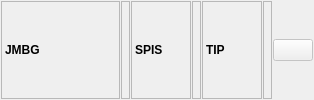
    <widget class="QFrame" name="frame_12">
     <property name="sizePolicy">
      <sizepolicy hsizetype="Preferred" vsizetype="Maximum">
       <horstretch>0</horstretch>
       <verstretch>0</verstretch>
      </sizepolicy>
     </property>
     <property name="frameShape">
      <enum>QFrame::NoFrame</enum>
     </property>
     <property name="frameShadow">
      <enum>QFrame::Raised</enum>
     </property>
     <layout class="QHBoxLayout" name="horizontalLayout_7">
      <property name="spacing">
       <number>1</number>
      </property>
      <property name="leftMargin">
       <number>1</number>
      </property>
      <property name="topMargin">
       <number>1</number>
      </property>
      <property name="rightMargin">
       <number>1</number>
      </property>
      <property name="bottomMargin">
       <number>1</number>
      </property>
      <item>
       <widget class="QLabel" name="lblJMBGTitle">
        <property name="sizePolicy">
         <sizepolicy hsizetype="Maximum" vsizetype="Preferred">
          <horstretch>0</horstretch>
          <verstretch>0</verstretch>
         </sizepolicy>
        </property>
        <property name="minimumSize">
         <size>
          <width>119</width>
          <height>27</height>
         </size>
        </property>
        <property name="maximumSize">
         <size>
          <width>119</width>
          <height>16777215</height>
         </size>
        </property>
        <property name="font">
         <font>
          <weight>75</weight>
          <bold>true</bold>
         </font>
        </property>
        <property name="frameShape">
         <enum>QFrame::StyledPanel</enum>
        </property>
        <property name="text">
         <string>JMBG</string>
        </property>
       </widget>
      </item>
      <item>
       <widget class="QLabel" name="lblJMBG">
        <property name="sizePolicy">
         <sizepolicy hsizetype="Preferred" vsizetype="Preferred">
          <horstretch>0</horstretch>
          <verstretch>0</verstretch>
         </sizepolicy>
        </property>
        <property name="font">
         <font>
          <weight>75</weight>
          <bold>true</bold>
         </font>
        </property>
        <property name="frameShape">
         <enum>QFrame::StyledPanel</enum>
        </property>
        <property name="textInteractionFlags">
         <set>Qt::LinksAccessibleByMouse|Qt::TextSelectableByMouse</set>
        </property>
       </widget>
      </item>
      <item>
       <widget class="QLabel" name="lblOIBTitle">
        <property name="sizePolicy">
         <sizepolicy hsizetype="Maximum" vsizetype="Preferred">
          <horstretch>0</horstretch>
          <verstretch>0</verstretch>
         </sizepolicy>
        </property>
        <property name="minimumSize">
         <size>
          <width>60</width>
          <height>27</height>
         </size>
        </property>
        <property name="maximumSize">
         <size>
          <width>119</width>
          <height>16777215</height>
         </size>
        </property>
        <property name="font">
         <font>
          <weight>75</weight>
          <bold>true</bold>
         </font>
        </property>
        <property name="frameShape">
         <enum>QFrame::StyledPanel</enum>
        </property>
        <property name="text">
         <string>SPIS</string>
        </property>
       </widget>
      </item>
      <item>
       <widget class="QLabel" name="lblOIB">
        <property name="sizePolicy">
         <sizepolicy hsizetype="Preferred" vsizetype="Preferred">
          <horstretch>0</horstretch>
          <verstretch>0</verstretch>
         </sizepolicy>
        </property>
        <property name="font">
         <font>
          <weight>75</weight>
          <bold>true</bold>
         </font>
        </property>
        <property name="frameShape">
         <enum>QFrame::StyledPanel</enum>
        </property>
        <property name="textInteractionFlags">
         <set>Qt::LinksAccessibleByMouse|Qt::TextSelectableByMouse</set>
        </property>
       </widget>
      </item>
      <item>
       <widget class="QLabel" name="lblTipTitle">
        <property name="sizePolicy">
         <sizepolicy hsizetype="Maximum" vsizetype="Preferred">
          <horstretch>0</horstretch>
          <verstretch>0</verstretch>
         </sizepolicy>
        </property>
        <property name="minimumSize">
         <size>
          <width>60</width>
          <height>27</height>
         </size>
        </property>
        <property name="maximumSize">
         <size>
          <width>119</width>
          <height>16777215</height>
         </size>
        </property>
        <property name="font">
         <font>
          <weight>75</weight>
          <bold>true</bold>
         </font>
        </property>
        <property name="frameShape">
         <enum>QFrame::StyledPanel</enum>
        </property>
        <property name="text">
         <string>TIP</string>
        </property>
       </widget>
      </item>
      <item>
       <widget class="QLabel" name="lblTip">
        <property name="sizePolicy">
         <sizepolicy hsizetype="Preferred" vsizetype="Preferred">
          <horstretch>0</horstretch>
          <verstretch>0</verstretch>
         </sizepolicy>
        </property>
        <property name="font">
         <font>
          <weight>75</weight>
          <bold>true</bold>
         </font>
        </property>
        <property name="frameShape">
         <enum>QFrame::StyledPanel</enum>
        </property>
        <property name="textInteractionFlags">
         <set>Qt::LinksAccessibleByMouse|Qt::TextSelectableByMouse</set>
        </property>
       </widget>
      </item>
      <item>
       <widget class="QPushButton" name="btnTipKupca">
        <property name="enabled">
         <bool>false</bool>
        </property>
        <property name="maximumSize">
         <size>
          <width>40</width>
          <height>16777215</height>
         </size>
        </property>
        <property name="font">
         <font>
          <weight>75</weight>
          <bold>true</bold>
         </font>
        </property>
        <property name="cursor">
         <cursorShape>PointingHandCursor</cursorShape>
        </property>
        <property name="text">
         <string/>
        </property>
        <property name="icon">
         <iconset resource="../../../resources/DonatForm.qrc">
          <normaloff>:/InDonat/Forms/images/POVECALO.png</normaloff>:/InDonat/Forms/images/POVECALO.png</iconset>
        </property>
       </widget>
      </item>
     </layout>
    </widget>
